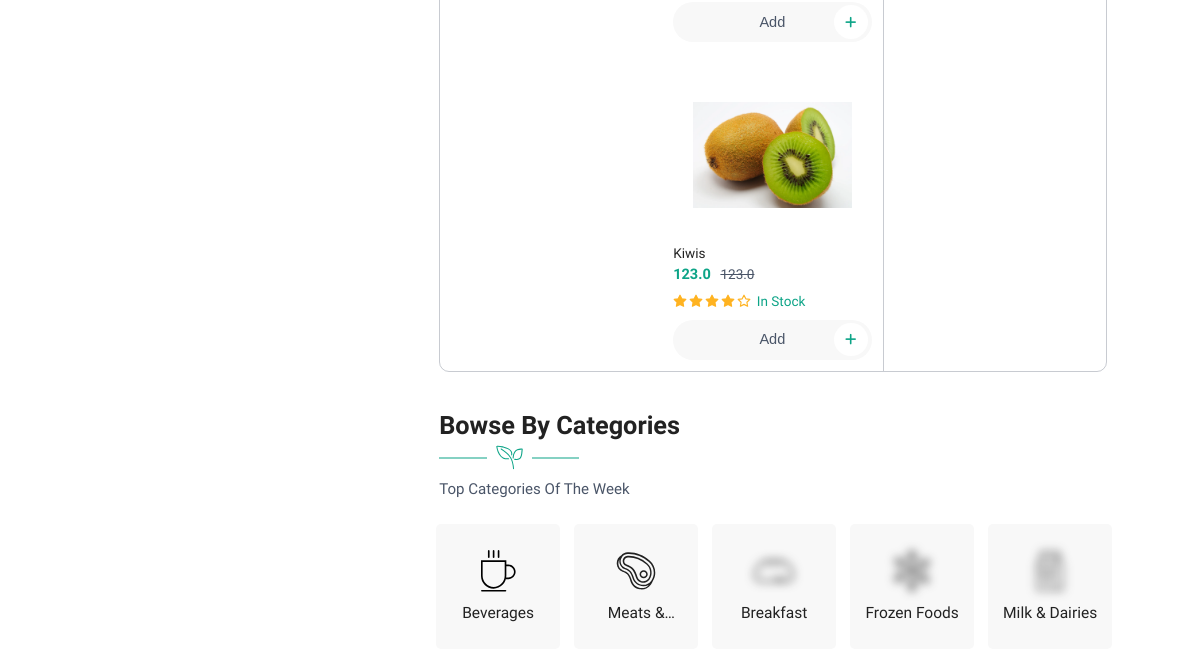
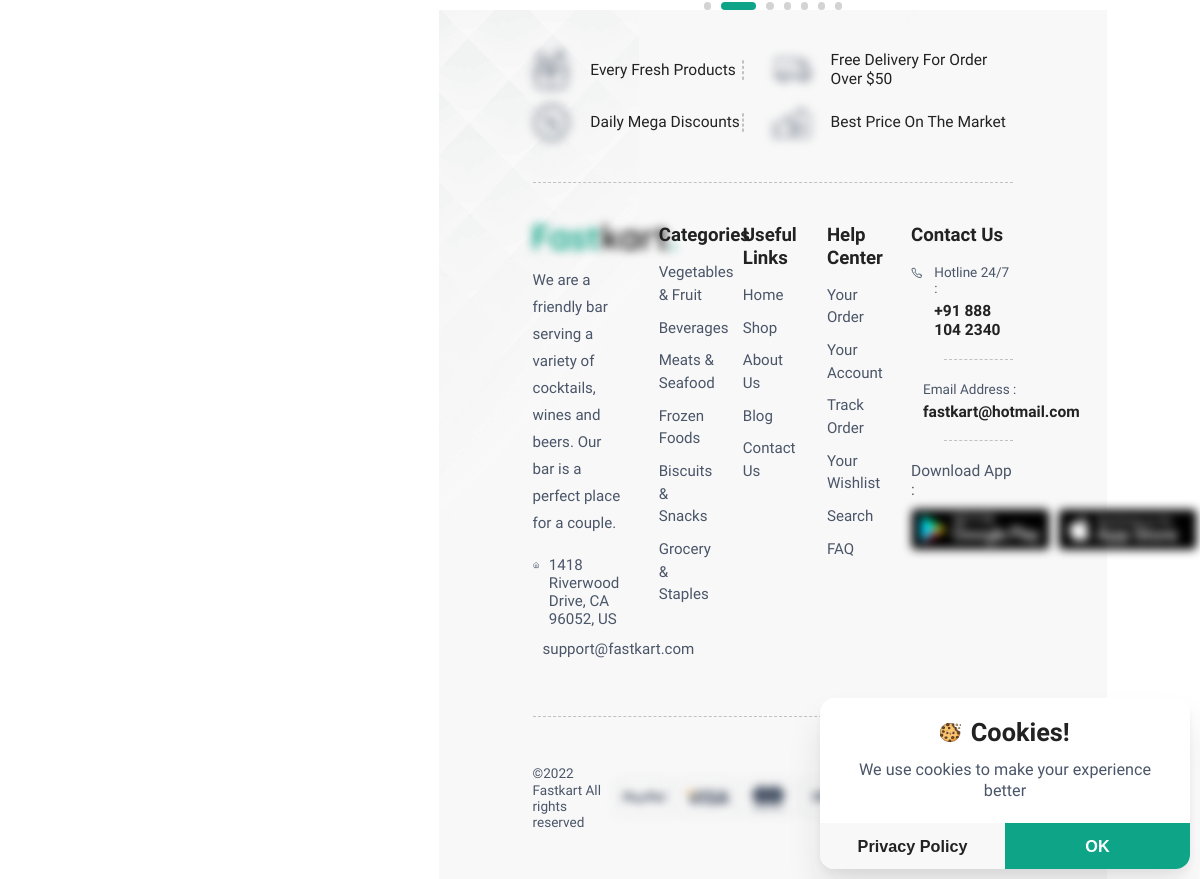
The page /index (lower part) on the database as committed earlier (2 pictures, top to bottom).
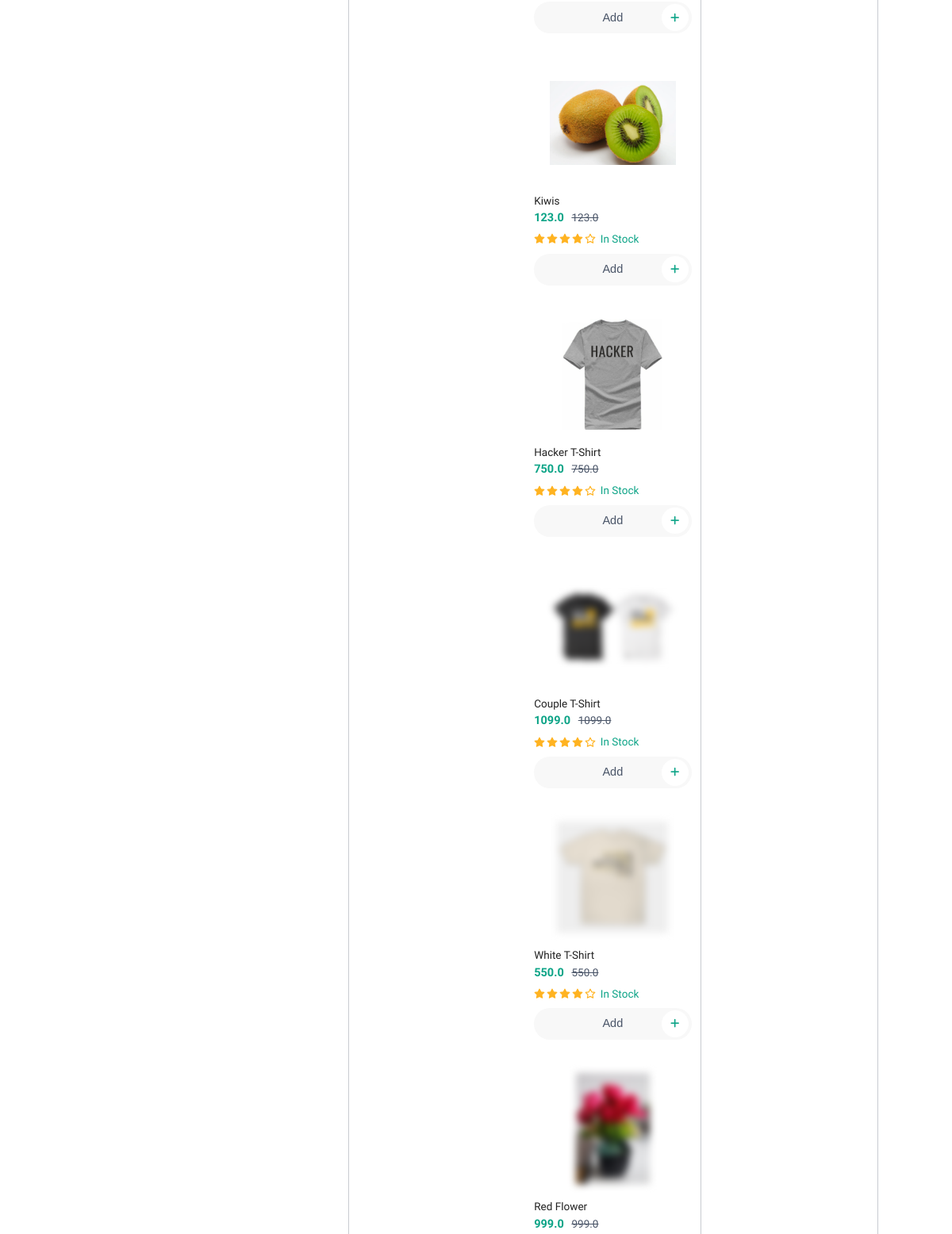
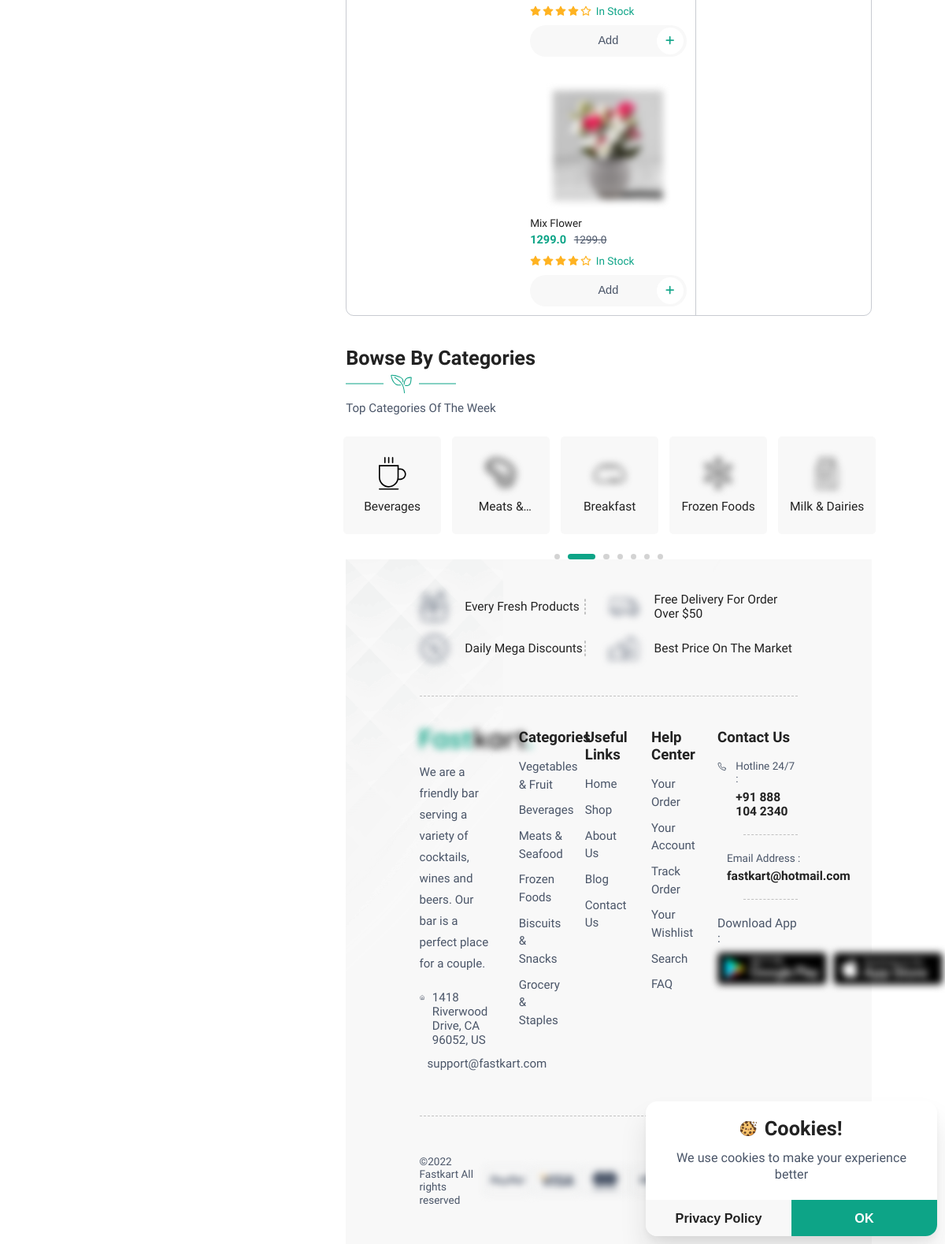
The same page on the database as committed later (2 pictures, top to bottom).
### hello/models.py (models this page shows, shortened)
class Product(models.Model):
    name = models.CharField(max_length=30, null=False, blank=False)
    price = models.FloatField()
    image = models.ImageField(upload_to='ProdImage')
    description = models.TextField()
    category = models.ForeignKey(Category, on_delete=models.CASCADE)
    created_at = models.DateTimeField(auto_now=True)

### hello/views.py (the view)
# urls.py: path("index", views.index, name="index"),
def index(request):
    product = Product.objects.all()
    category = Category.objects.all()
    return render(request, 'index.html', locals())

### templates/index.html (shortened to what the changed rows need)
<!DOCTYPE html>
{% load static %}
<html lang="en">
<head>
    <link id="rtl-link" rel="stylesheet" type="text/css" href="{% static 'assets/css/vendors/bootstrap.css'%}">
    <link rel="stylesheet" href="{% static 'assets/css/animate.min.css'%}"/>
    <link rel="stylesheet" type="text/css" href="{% static 'assets/css/vendors/font-awesome.css'%}">
    <link rel="stylesheet" type="text/css" href="{% static 'assets/css/vendors/feather-icon.css'%}">
    <link rel="stylesheet" type="text/css" href="{% static 'assets/css/vendors/slick/slick.css'%}">
    <link rel="stylesheet" type="text/css" href="{% static 'assets/css/vendors/slick/slick-theme.css'%}">
    <link rel="stylesheet" type="text/css" href="{% static 'assets/css/bulk-style.css'%}">
    <link rel="stylesheet" type="text/css" href="{% static 'assets/css/vendors/animate.css'%}">
    <link id="color-link" rel="stylesheet" type="text/css" href="{% static 'assets/css/style.css'%}">
</head>
<body class="bg-effect">
<section class="product-section">
    <div class="container-fluid-lg">
        <div class="row g-sm-4 g-3">
            <div class="col-xxl-9 col-xl-8">
                <div class="section-b-space">
                    <div class="product-border border-row overflow-hidden">
                        <div class="product-box-slider no-arrow">
                            <div>
                                <div class="row m-0">
                                    <div class="col-12 px-0">
                                        {% for i in product %}
                                        <div class="product-box">
                                            <div class="product-image">
                                                <a href="{% url 'product' i.id %}">
                                                    <img src="{{i.image.url}}"
                                                         class="img-fluid blur-up lazyload" alt="">
                                                </a>
                                            </div>
                                            <div class="product-detail">
                                                    <h6 class="name">{{i.name}}</h6>
                                                <h5 class="sold text-content">
                                                    <span class="theme-color price">{{i.price}}</span>
                                                    <del>{{i.price}}</del>
                                                </h5>
                                                <div class="product-rating mt-sm-2 mt-1">
                                                    <ul class="rating">
                                                        <li>
                                                            <i data-feather="star" class="fill"></i>
                                                        </li>
                                                        <li>
                                                            <i data-feather="star" class="fill"></i>
                                                        </li>
                                                        <li>
                                                            <i data-feather="star" class="fill"></i>
                                                        </li>
                                                        <li>
                                                            <i data-feather="star" class="fill"></i>
                                                        </li>
                                                        <li>
                                                            <i data-feather="star"></i>
                                                        </li>
                                                    </ul>
                                                    <h6 class="theme-color">In Stock</h6>
                                                </div>
                                                <div class="add-to-cart-box">
                                                    <button class="btn btn-add-cart addcart-button">Add
                                                        <span class="add-icon">
                                                                <i class="fa-solid fa-plus"></i>
                                                            </span>
                                                    </button>
                                                </div>
                                            </div>
                                        </div>
                                        {% endfor %}
                                    </div>
                                </div>
                            </div>
                        </div>
                    </div>
                </div>
                {% block footercategory %}
                <div class="title">
                    <h2>Bowse by Categories</h2>
                </div>
                <div class="category-slider-2 product-wrapper no-arrow">
                    <div>
                        <a href="shop-left-sidebar.html" class="category-box category-dark">
                            <div>
                                <img src="{% static 'assets/svg/1/meats.svg'%}" class="blur-up lazyload" alt="">
                                <h5>Meats & Seafood</h5>
                            </div>
                        </a>
                    </div>
                </div>
                {% endblock %}
                <div class="cookie-bar-box">
                    <div class="cookie-box">
                        <div class="cookie-image">
                            <h2>Cookies!</h2>
                        </div>
                    </div>
                </div>
            </div>
</body>
</html>

Rows that differ between the two databases and show on the page:
added Product: image (picture), name "Hacker T-Shirt", price "750.0"
added Product: image (picture), name "Couple T-Shirt", price "1099.0"
added Product: image (picture), name "White T-Shirt", price "550.0"
added Product: image (picture), name "Red Flower", price "999.0"
added Product: image (picture), name "Mix Flower", price "1299.0"
